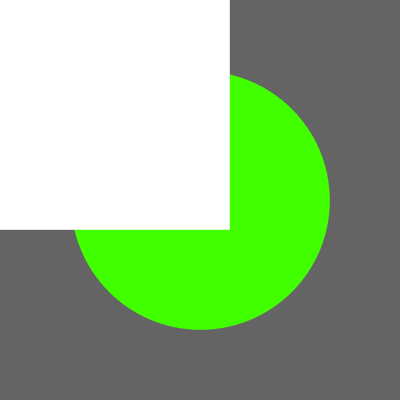
Frame 1 (no input)
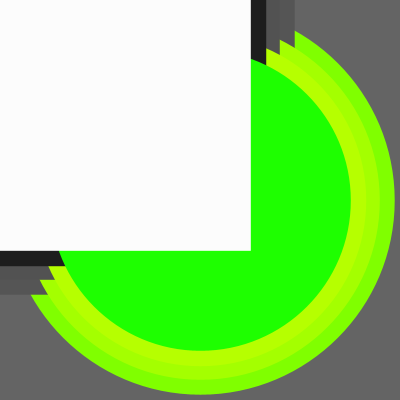
Frame 60 (the mouse pressed at the canvas centre just before this capture)
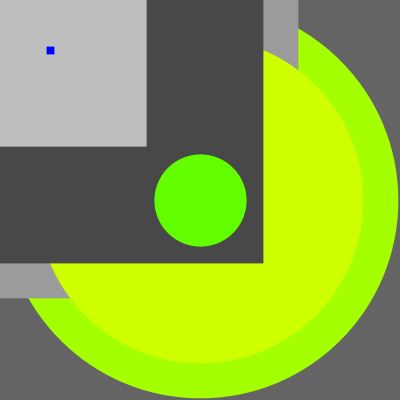
Frame 120 (the mouse held since frame 60 and released just before this capture)

The Processing sketch that drew these frames (run headless with seeded random() and noise(); from frame 60 on, the mouse is pressed at the canvas centre):

// Processing sketch: processing_67419
// ── processing_67419.pde

void setup(){
  size(400,400);
  strokeWeight(4);
  background(100);
  frameRate(39);
}

void draw(){
  strokeWeight(random(400));
  stroke(random(255),(255),0);
  point(200,200);
  smooth();
  stroke(random(400));
  fill(0,0,255);
  rect(0,0,100,100);
  
}
